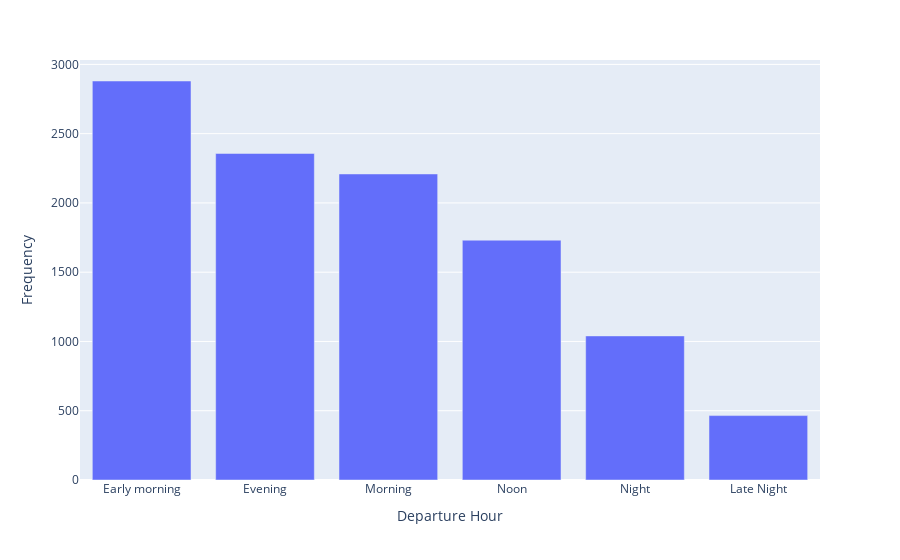

The notebook cell this image was saved under:
### Markdown cell above
## Visualizing Flight Departure Time Categories with Plotly

In this step, we use **Plotly** to create an interactive bar chart that shows the distribution of flights across different departure time categories. Plotly allows us to generate interactive visualizations that can be explored further by users.

### Code cell
import plotly.express as px
counts = data['Dep_Time_hour'].apply(flight_dep_time).value_counts()
fig = px.bar(x=counts.index, y=counts.values, labels={'x': 'Departure Hour', 'y': 'Frequency'})
fig.show()

### Figure 1 — Plotly figure (JSON) as saved in the notebook; plotly's stock layout.template omitted (floating-point values rounded to 4 significant figures)
{"data": [{"alignmentgroup": "True", "hovertemplate": "Departure Hour=%{x}<br>Frequency=%{y}<extra></extra>", "legendgroup": "", "marker": {"color": "#636efa", "pattern": {"shape": ""}}, "name": "", "offsetgroup": "", "orientation": "v", "showlegend": false, "textposition": "auto", "type": "bar", "x": ["Early morning", "Evening", "Morning", "Noon", "Night", "Late Night"], "xaxis": "x", "y": [2880, 2357, 2209, 1731, 1040, 465], "yaxis": "y"}], "layout": {"barmode": "relative", "legend": {"tracegroupgap": 0}, "margin": {"t": 60}, "xaxis": {"anchor": "y", "domain": [0, 1], "title": {"text": "Departure Hour"}}, "yaxis": {"anchor": "x", "domain": [0, 1], "title": {"text": "Frequency"}}}}
